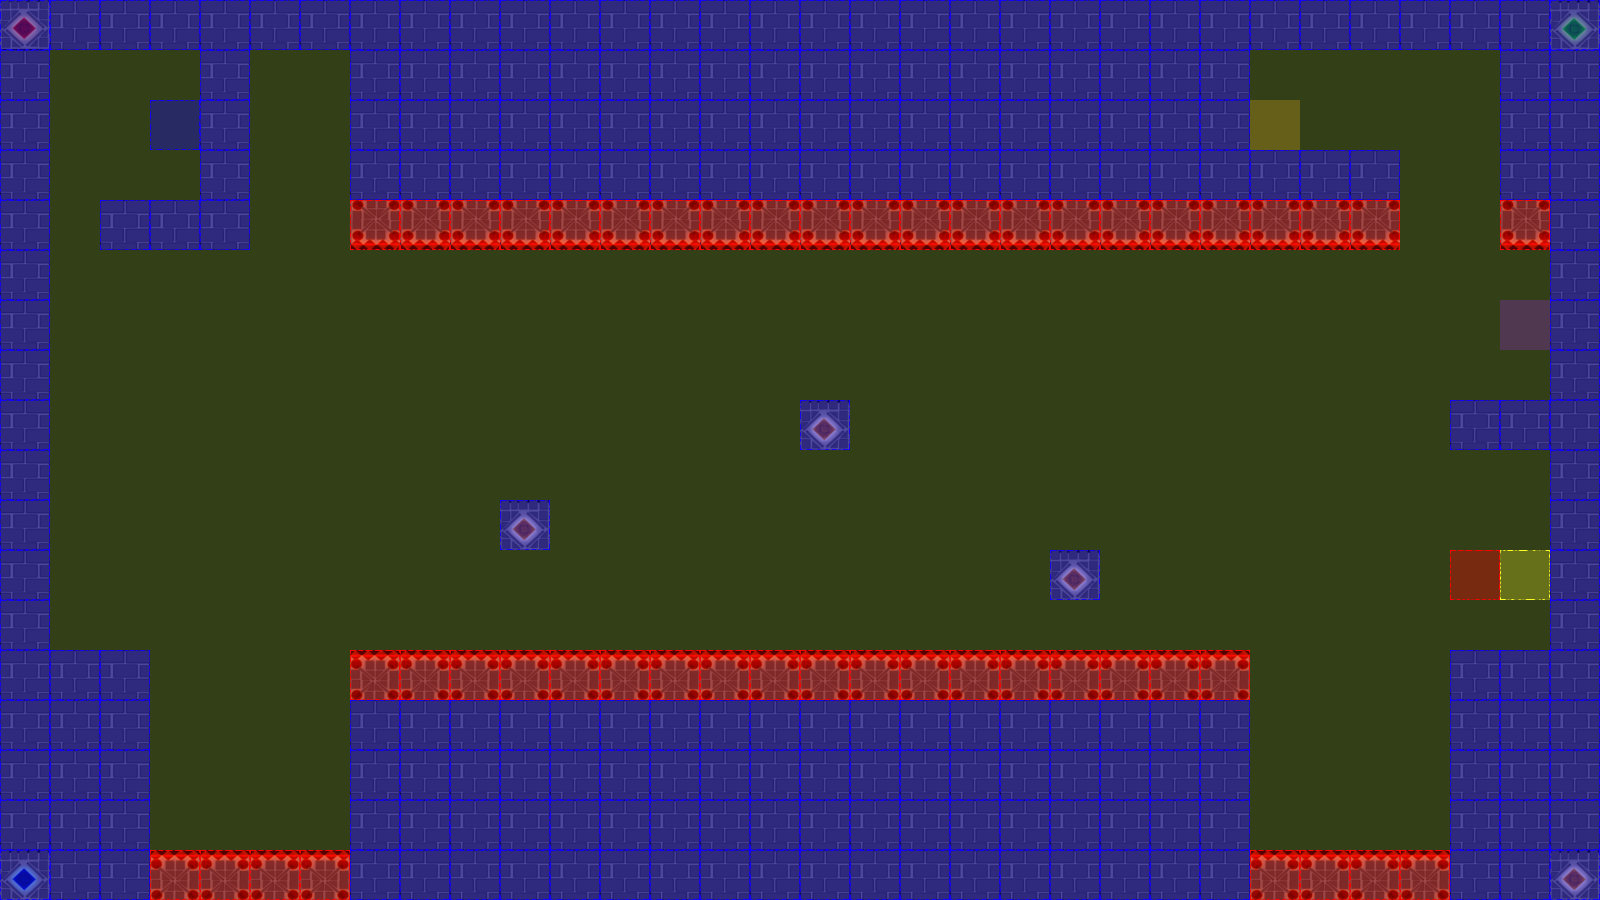

This game map was drawn from its Tiled (.tmx) file and the tilesets committed beside it. A one-line description and the trimmed map source follow:
An orthogonal 32x18 tile map with 50x50 px tiles, 3 tile layers (terrain, collision, event), 2 tilesets.

<map version="1.0" orientation="orthogonal" renderorder="left-up" width="32" height="18" tilewidth="50" tileheight="50" nextobjectid="3">
 <tileset firstgid="1" name="castleTile" tilewidth="50" tileheight="50" tilecount="36" columns="6">
  <image source="tiles/castleTile.png" width="300" height="300" />
 </tileset>
 <tileset firstgid="37" name="collisionTile" tilewidth="50" tileheight="50" tilecount="12" columns="3">
  <image source="tiles/collisionTile.png" width="150" height="200" />
 </tileset>
 <layer name="terrain" width="32" height="18">
  <data>[576 cells, 277 non-empty, 7 distinct tile ids]</data>
 </layer>
 <layer name="collision" width="32" height="18">
  <data>[576 cells, 576 non-empty, 3 distinct tile ids]</data>
 </layer>
 <layer name="event" width="32" height="18">
  <data>[576 cells, 5 non-empty, 5 distinct tile ids]</data>
 </layer>
</map>
